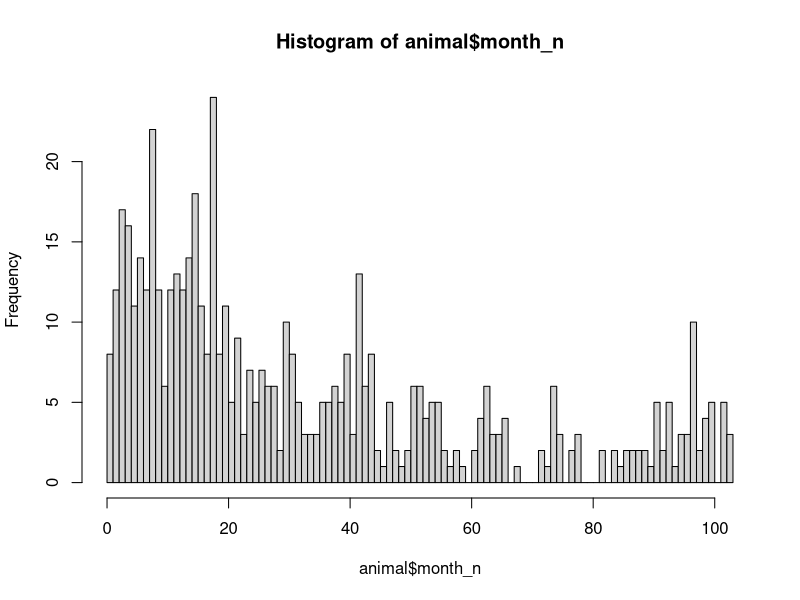
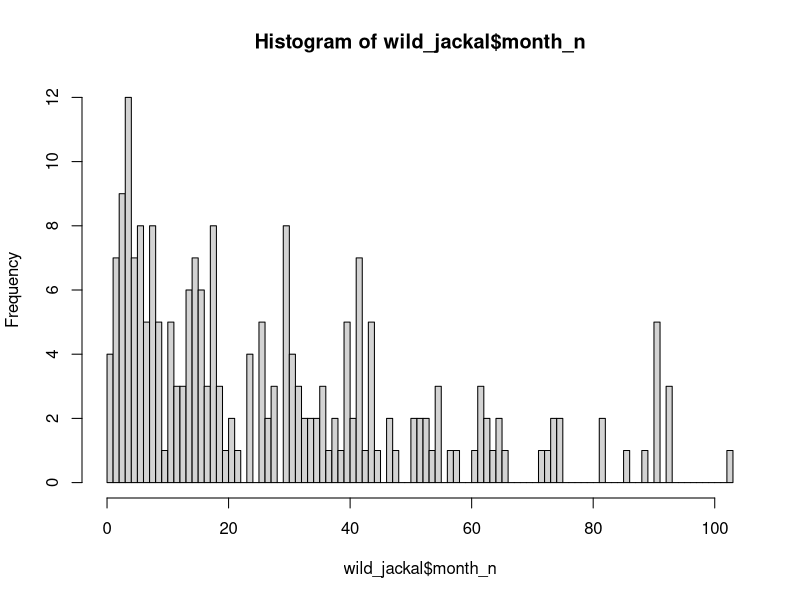
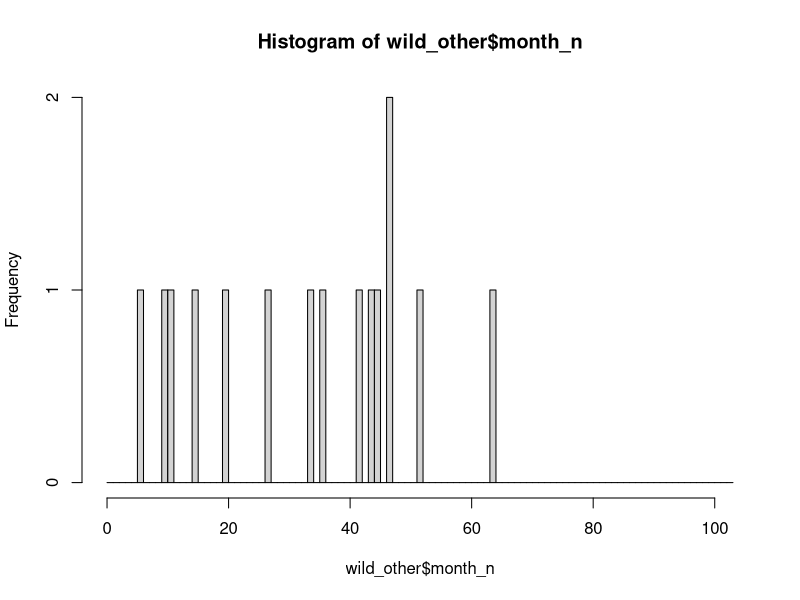
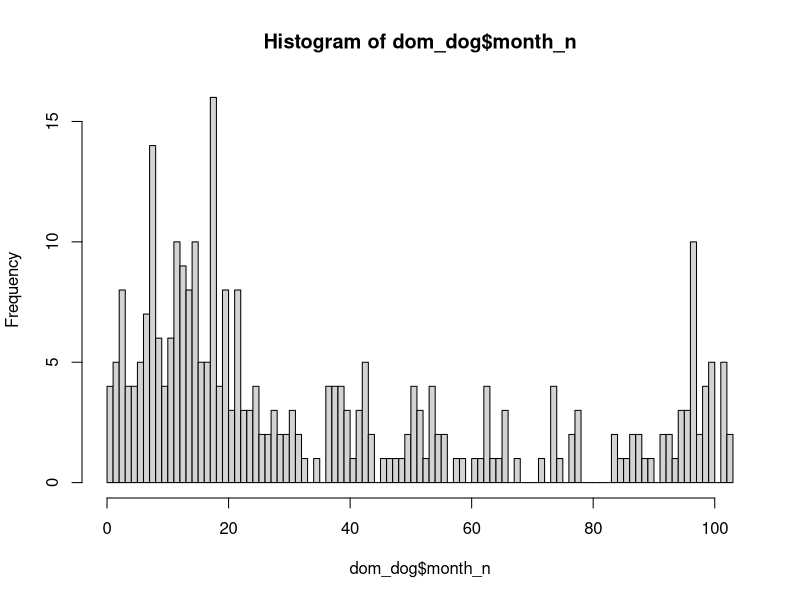
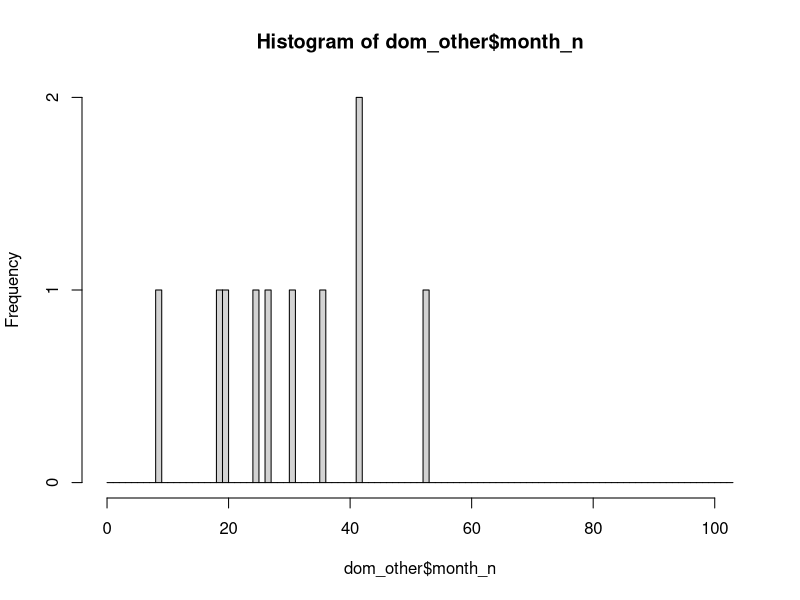

These figures' R source, in order: (Note: this script raises an error after producing the figures.)
#-----------------------------------------
# Author: Sarah Hayes
# Title: Regression looking at trend in monthly cases
# First part of the code is taken from KL Incidence plots. 
# This is the code for the plot of the 3 panel plot of the chosen regressions for the monthly case data. 

#-------------------------------------------

rm(list = ls())

# Load libraries
library(tidyverse) # Note tidyverse already includes: tidyr, dplyr, lubridate, ggplot2, tibble
library(reshape2)
library(lattice)
library(grid)
library(latticeExtra)
library(gridExtra)
library(cowplot)
library(ggpubr)
library(MASS)
library(gridBase)


# Load data
animal <- read.csv ("output/animal_cases.csv")

# ANIMAL DATA ------------------------------------------------------------------

# Look at number of cases in each species in each subset
Animal_cases <- as.data.frame(table(animal$Species))
colnames(Animal_cases) <- c("Species", "N_cases")
Animal_cases$percentage <- round((Animal_cases$N_cases/sum(Animal_cases$N_cases)*100), digits=1)

# Now need number of cases per month; Time series
month_breaks <- 0:((12*length(unique(animal$Year)))-5)
rabies_ts = hist(animal$month_n, breaks=month_breaks, plot=TRUE)$counts

sum(rabies_ts)

## quick check to make sure correct.
nrow(animal[which(animal$month == 1 & animal$Year == 2011),])
nrow(animal[which(animal$month_n == 1),])

nrow(animal[which(animal$month == 4 & animal$Year == 2011),])
nrow(animal[which(animal$month_n == 4),])
## they appear to be matching up ok.


wild_jackal <- subset(animal, animal$Species == "Wildlife: Jackal")
wild_other <- subset(animal, animal$Species %in% c("Wildlife: Honey badger", "Wildlife: Hyena", "Wildlife: Leopard"))
dom_dog <- subset(animal, animal$Species == "Domestic dog")
dom_other <- subset(animal, animal$Species == "Cat")

## make into time series
wild_jackal_ts = hist(wild_jackal$month_n, breaks=month_breaks, plot=TRUE)$counts
wild_other_ts = hist(wild_other$month_n, breaks=month_breaks, plot=TRUE)$counts
dom_dog_ts = hist(dom_dog$month_n, breaks=month_breaks, plot=TRUE)$counts
dom_other_ts = hist(dom_other$month_n, breaks=month_breaks, plot=TRUE)$counts

## make data frame to use in plot
combined_animal_cases <- data.frame(month = month_breaks[2:length(month_breaks)],
                                    dog = dom_dog_ts,
                                    other_dom = dom_other_ts,
                                    jackal = wild_jackal_ts,
                                    other_wild = wild_other_ts,
                                    stringsAsFactors = FALSE)

# add the total counts by month
combined_animal_cases$total <- rabies_ts
combined_animal_cases$month_new <- combined_animal_cases$month - 1

newx <- as.data.frame(combined_animal_cases$month_new)
colnames(newx) <- "month_new"

## Regression models for the monthly animal case data. 
## As we have count data may need to use a Poisson model or a negative binomial

combined_animal_cases$spline_bit <- if_else(combined_animal_cases$month_new - 80 < 0, 0, combined_animal_cases$month_new - 79) 

newx_spline <- as.data.frame(combined_animal_cases$spline_bit)
colnames(newx_spline) <- "new_spline_bit"

####################################################
### Negative binomial model 

mod_sp_nb <- glm.nb(total ~ month_new + spline_bit, data = combined_animal_cases)
summary(mod_sp_nb)
exp(coef(mod_sp_nb))

AIC(mod_sp_nb)

ndata_spline_nb <- bind_cols(newx, newx_spline, setNames(as_tibble(predict(mod_sp_nb,
                                                                           list(month_new = newx$month_new, spline_bit = newx_spline$new_spline_bit),
                                                                           se.fit = TRUE)[1:2]),
                                                         c('fit_link','se_link')))

ilink_sp_nb <- family(mod_sp_nb)$linkinv

year_labs <- c("2011", "2012", "2013", "2014", "2015", "2016", "2017", "2018", "2019")
pos_labs <- c(0, 12, 24, 36, 48, 60, 72, 84, 96)

## create the interval and backtransform
ndata_spline_nb <- mutate(ndata_spline_nb,
                          fit_resp  = ilink_sp_nb(fit_link),
                          right_upr = ilink_sp_nb(fit_link + (2 * se_link)),
                          right_lwr = ilink_sp_nb(fit_link - (2 * se_link)))


##############################################################################################################
###   Repeat for the separate species.
###   Start with domestic animals.

combined_animal_cases$all_dom <- combined_animal_cases$dog + combined_animal_cases$other_dom

combined_animal_cases$spline_bit <- if_else(combined_animal_cases$month_new - 80 < 0, 0, combined_animal_cases$month_new - 79) 


##### Negative binomial model

dom_sp_nb <- glm.nb(all_dom ~ month_new + spline_bit, data = combined_animal_cases)
summary(dom_sp_nb)
exp(coef(dom_sp_nb))

AIC(dom_sp_nb)

ndata_spline_nb_dom <- bind_cols(newx, newx_spline, setNames(as_tibble(predict(dom_sp_nb,
                                                                               list(month_new = newx$month_new, spline_bit = newx_spline$new_spline_bit),
                                                                               se.fit = TRUE)[1:2]),
                                                             c('fit_link','se_link')))

ilink_sp_nb <- family(dom_sp_nb)$linkinv

## create the interval and backtransform
ndata_spline_nb_dom <- mutate(ndata_spline_nb_dom,
                              fit_resp  = ilink_sp_nb(fit_link),
                              right_upr = ilink_sp_nb(fit_link + (2 * se_link)),
                              right_lwr = ilink_sp_nb(fit_link - (2 * se_link)))


########################################################################################## 
### Finally look at all wildlife

combined_animal_cases$all_wild <- combined_animal_cases$jackal + combined_animal_cases$other_wild

# Looks like we probably don't need a spline for the wildlife

lin_wild <- glm.nb(all_wild ~ month_new, data = combined_animal_cases)
summary(lin_wild)
exp(coef(lin_wild))

ndata_lin_wild <- bind_cols(newx, setNames(as_tibble(predict(lin_wild, month_new = newx, se.fit = TRUE)[1:2]),
                                           c('fit_link','se_link')))
## create the interval and backtransform

ilink <- family(lin_wild)$linkinv

ndata_lin_wild <- mutate(ndata_lin_wild,
                         fit_resp  = ilink(fit_link),
                         right_upr = ilink(fit_link + (2 * se_link)),
                         right_lwr = ilink(fit_link - (2 * se_link)))




#### plot for figure

png("Figs/Monthly_regression.png", height=900, width=750)
par(mfrow = c(3,1))
plot(combined_animal_cases$month_new, combined_animal_cases$total, pch = 16, xlab = "Date",
     ylab = "Number of probable rabies cases", xaxt = "n", cex.axis = 1.6, cex.lab = 1.6)
axis(1, labels = year_labs, at = pos_labs, cex.axis = 1.6)
polygon(c(ndata_spline_nb$month_new, rev(ndata_spline_nb$month_new)), c(ndata_spline_nb$right_upr, rev(ndata_spline_nb$right_lwr)),
        col = "turquoise", lty = 2)
lines(ndata_spline_nb$month_new, ndata_spline_nb$fit_resp, col = "black", lwd = 2)
points(combined_animal_cases$month_new, combined_animal_cases$total, pch = 16)
legend("topright", legend=as.expression(bquote(bold("A  "))), bty = "o", cex = 1.6)


plot(combined_animal_cases$month_new, combined_animal_cases$all_dom, pch = 16, xlab = "Date",
     ylab = "Number of probable rabies cases", xaxt = "n", cex.lab = 1.6, cex.axis = 1.6)
axis(1, labels = year_labs, at = pos_labs, cex.axis = 1.6)
polygon(c(ndata_spline_nb_dom$month_new, rev(ndata_spline_nb_dom$month_new)), c(ndata_spline_nb_dom$right_upr, 
                                                                                rev(ndata_spline_nb_dom$right_lwr)),
        col = "light pink", lty = 2)
lines(ndata_spline_nb_dom$month_new, ndata_spline_nb_dom$fit_resp, col = "black", lwd = 2)
points(combined_animal_cases$month_new, combined_animal_cases$all_dom , pch = 16)
legend("topright", legend=as.expression(bquote(bold("B  "))), bty = "o", cex = 1.6)


plot(combined_animal_cases$month_new, combined_animal_cases$all_wild, pch = 16, xlab = "Date",
     ylab = "Number of probable rabies cases", xaxt = "n", cex.axis = 1.6, cex.lab = 1.6)
axis(1, labels = year_labs, at = pos_labs, cex.axis = 1.6)
polygon(c(ndata_lin_wild$month_new, rev(ndata_lin_wild$month_new)), c(ndata_lin_wild$right_upr, 
                                                                      rev(ndata_lin_wild$right_lwr)), 
        col = "light blue", lty = 2)
lines(ndata_lin_wild$month_new, ndata_lin_wild$fit_resp, col = "black", lwd = 2)
points(combined_animal_cases$month_new, combined_animal_cases$all_wild, pch = 16)
legend("topright", legend=as.expression(bquote(bold("C  "))), bty = "o", cex = 1.6)

dev.off()


##### Extra bit to extract the p-value for the coefficients in these models.
# Combined animals

combined_animal_cases$pos <- c(rep(0,80), seq(1,23,1))
combined_animal_cases$neg <- c(seq(-79,0,1), rep(0,23))

slope_mod_combined <- glm.nb(total ~ neg + pos, data = combined_animal_cases)

summary(slope_mod_combined)
exp(coef(slope_mod_combined))

summary(slope_mod_combined)$coefficients # This is all the info. We just need column 2 for SE and 1 for the estimates. 
se_neg_combo <- summary(slope_mod_combined)$coefficients["neg",2]
se_pos_combo <- summary(slope_mod_combined)$coefficients["pos",2]
est_neg <- summary(slope_mod_combined)$coefficients["neg",1]
est_pos <- summary(slope_mod_combined)$coefficients["pos",1]

1-exp(est_neg)
exp(est_pos)
# now use these to calulate the CI on the log scale. 

# initial negative slope
upper_CI_neg_log_combo <- est_neg + (1.96*se_neg_combo)
lower_CI_neg_log_combo <- est_neg - (1.96*se_neg_combo)
exp(upper_CI_neg_log_combo)
exp(lower_CI_neg_log_combo)

1-exp(upper_CI_neg_log_combo)
1-exp(lower_CI_neg_log_combo)


# and positive slope after the spline
upper_CI_pos_log_combo <- est_pos + (1.96*se_pos_combo)
lower_CI_pos_log_combo <- est_pos - (1.96*se_pos_combo)
exp(upper_CI_pos_log_combo)
exp(lower_CI_pos_log_combo)

###########################
#### Domestic animals only 
slope_mod_dom <- glm.nb(all_dom ~ neg + pos, data = combined_animal_cases)

summary(slope_mod_dom)
exp(coef(slope_mod_dom))

summary(slope_mod_dom)$coefficients # This is all the info. We just need column 2 for SE and 1 for the estimates. 
se_neg_dom <- summary(slope_mod_dom)$coefficients["neg",2]
se_pos_dom <- summary(slope_mod_dom)$coefficients["pos",2]
est_neg_dom <- summary(slope_mod_dom)$coefficients["neg",1]
est_pos_dom <- summary(slope_mod_dom)$coefficients["pos",1]


1-exp(est_neg_dom)
1-exp(est_pos_dom)
# now use these to calulate the CI on the log scale. 

# initial negative slope
upper_CI_neg_log_dom <- est_neg_dom + (1.96*se_neg_dom)
lower_CI_neg_log_dom <- est_neg_dom - (1.96*se_neg_dom)
exp(upper_CI_neg_log_dom)
exp(lower_CI_neg_log_dom)

1 - exp(upper_CI_neg_log_dom)
1 - exp(lower_CI_neg_log_dom)

# and positive slope after the spline
upper_CI_pos_log_dom <- est_pos_dom + (1.96*se_pos_dom)
lower_CI_pos_log_dom <- est_pos_dom - (1.96*se_pos_dom)
exp(upper_CI_pos_log_dom)
exp(lower_CI_pos_log_dom)

####### Wildlife - CI around the coefficient of the slope

summary(lin_wild)
exp(coef(lin_wild))
1 - exp(coef(lin_wild))

se_neg_wild <- summary(lin_wild)$coefficients["month_new",2]
est_wild <- summary(lin_wild)$coefficients["month_new",1]

# now use these to calulate the CI on the log scale. 

# initial negative slope
upper_CI_log_wild <- est_wild + (1.96*se_neg_wild)
lower_CI_log_wild <- est_wild - (1.96*se_neg_wild)
exp(upper_CI_log_wild)
exp(lower_CI_log_wild)


1 - exp(upper_CI_log_wild)
1 - exp(lower_CI_log_wild)
